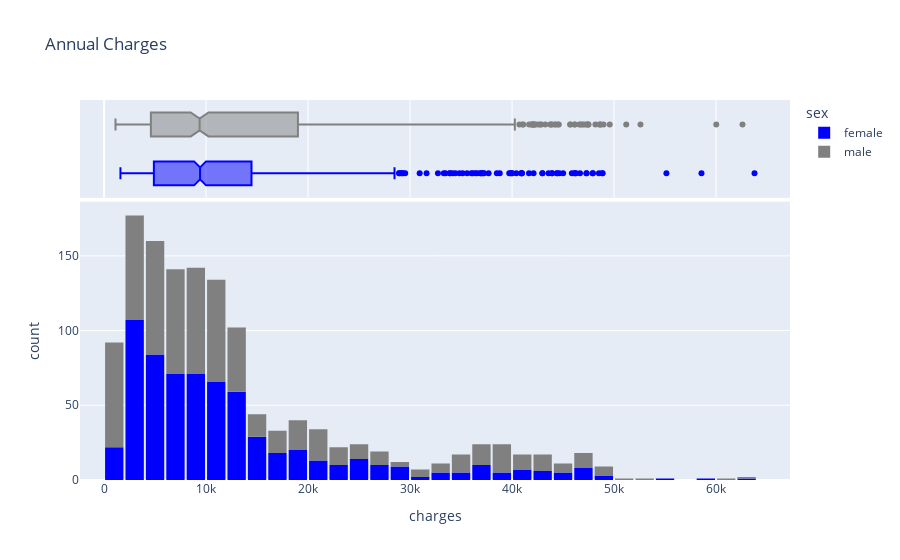

Source (notebook cell):
### Code cell
charges = px.histogram(medical_df, x="charges",
                       marginal = "box",
                       color = "sex",
                       color_discrete_sequence = ['blue', 'grey'],
                       title = "Annual Charges")
charges.update_layout(bargap = 0.1)
charges.show()

### Figure 1 — Plotly figure (JSON) as saved in the notebook; plotly's stock layout.template omitted (floating-point values rounded to 4 significant figures; data arrays with more than 128 entries replaced by an {"elided": "..."} marker saying what was removed)
{"data": [{"alignmentgroup": "True", "bingroup": "x", "hovertemplate": "sex=female<br>charges=%{x}<br>count=%{y}<extra></extra>", "legendgroup": "female", "marker": {"color": "blue", "pattern": {"shape": ""}}, "name": "female", "offsetgroup": "female", "orientation": "v", "showlegend": true, "type": "histogram", "x": {"elided": "662 float values"}, "xaxis": "x", "yaxis": "y"}, {"alignmentgroup": "True", "hovertemplate": "sex=female<br>charges=%{x}<extra></extra>", "legendgroup": "female", "marker": {"color": "blue"}, "name": "female", "notched": true, "offsetgroup": "female", "showlegend": false, "type": "box", "x": {"elided": "662 float values"}, "xaxis": "x2", "yaxis": "y2"}, {"alignmentgroup": "True", "bingroup": "x", "hovertemplate": "sex=male<br>charges=%{x}<br>count=%{y}<extra></extra>", "legendgroup": "male", "marker": {"color": "grey", "pattern": {"shape": ""}}, "name": "male", "offsetgroup": "male", "orientation": "v", "showlegend": true, "type": "histogram", "x": {"elided": "676 float values"}, "xaxis": "x", "yaxis": "y"}, {"alignmentgroup": "True", "hovertemplate": "sex=male<br>charges=%{x}<extra></extra>", "legendgroup": "male", "marker": {"color": "grey"}, "name": "male", "notched": true, "offsetgroup": "male", "showlegend": false, "type": "box", "x": {"elided": "676 float values"}, "xaxis": "x2", "yaxis": "y2"}], "layout": {"autosize": true, "bargap": 0.1, "barmode": "relative", "legend": {"title": {"text": "sex"}, "tracegroupgap": 0}, "title": {"text": "Annual Charges"}, "xaxis": {"anchor": "y", "autorange": true, "domain": [0, 1], "range": [-2359.0, 67250.0], "title": {"text": "charges"}, "type": "linear"}, "xaxis2": {"anchor": "y2", "autorange": true, "domain": [0, 1], "matches": "x", "range": [-2359.0, 67250.0], "showgrid": true, "showticklabels": false, "type": "linear"}, "yaxis": {"anchor": "x", "autorange": true, "domain": [0, 0.7326], "range": [0, 186.3], "title": {"text": "count"}}, "yaxis2": {"anchor": "x2", "autorange": true, "domain": [0.7426, 1], "matches": "y2", "range": [-0.5, 1.5], "showgrid": false, "showline": false, "showticklabels": false, "ticks": "", "type": "category"}}}
